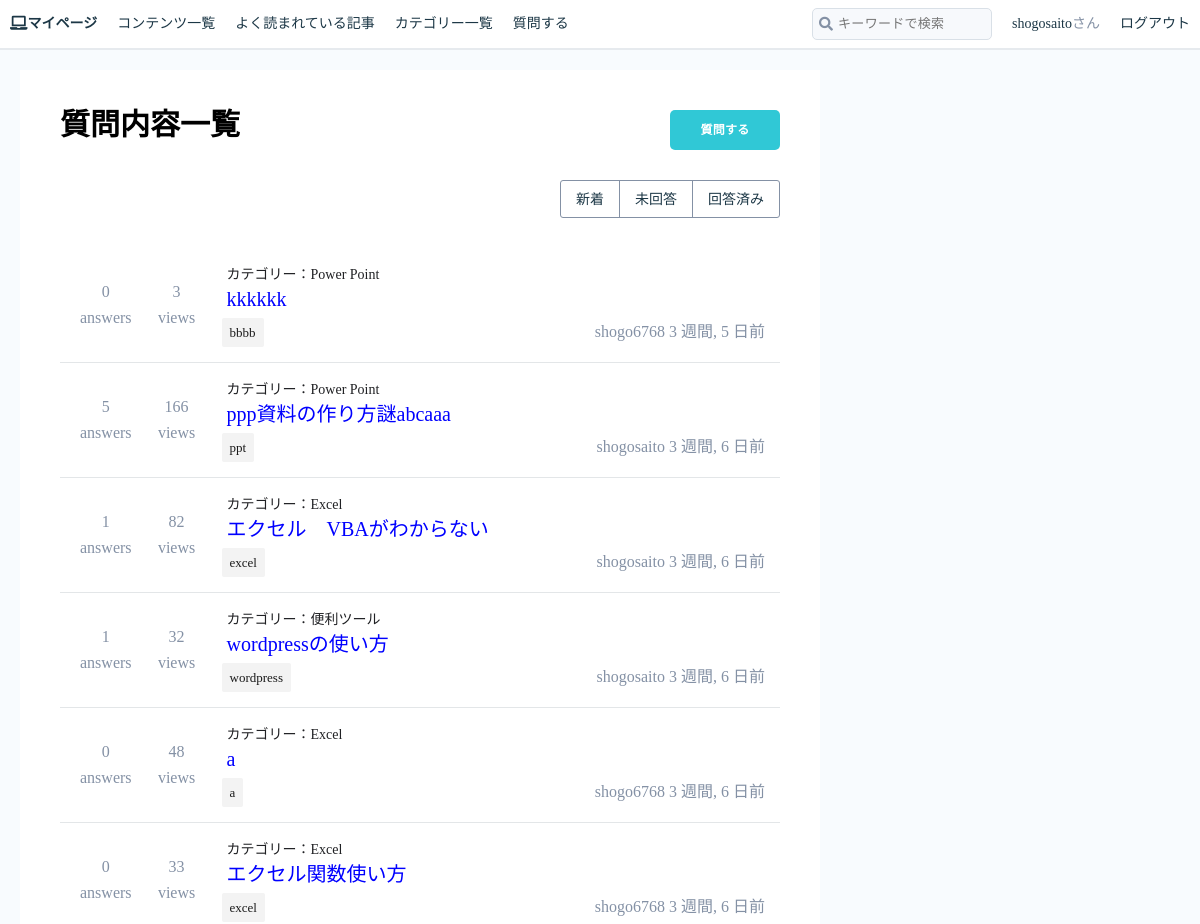
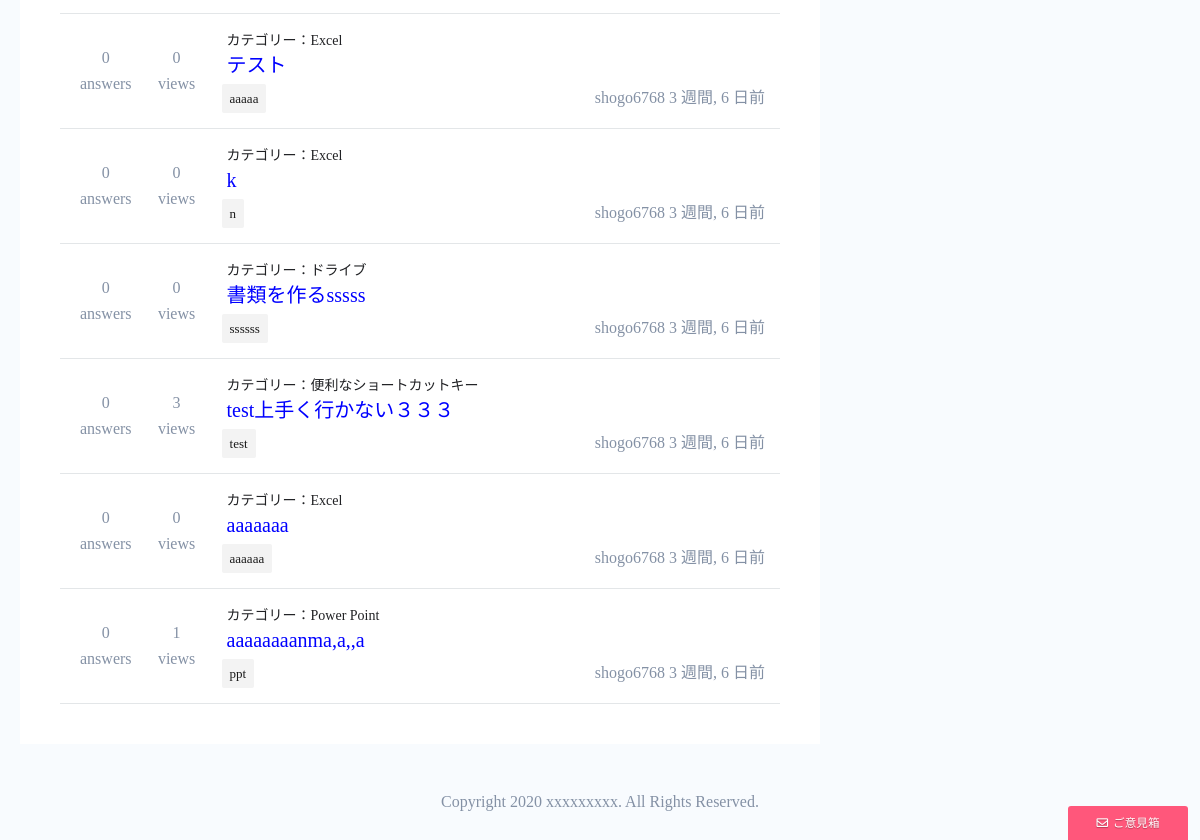
Before: /qa/question_list/1 (signed in) with the older database file (2 pictures, top to bottom).
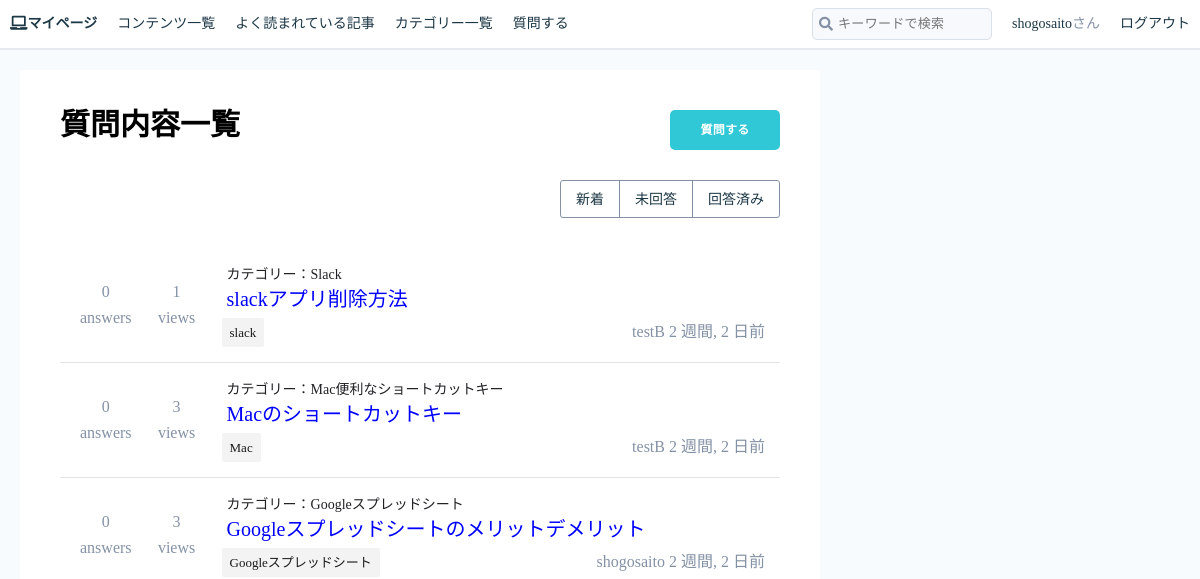
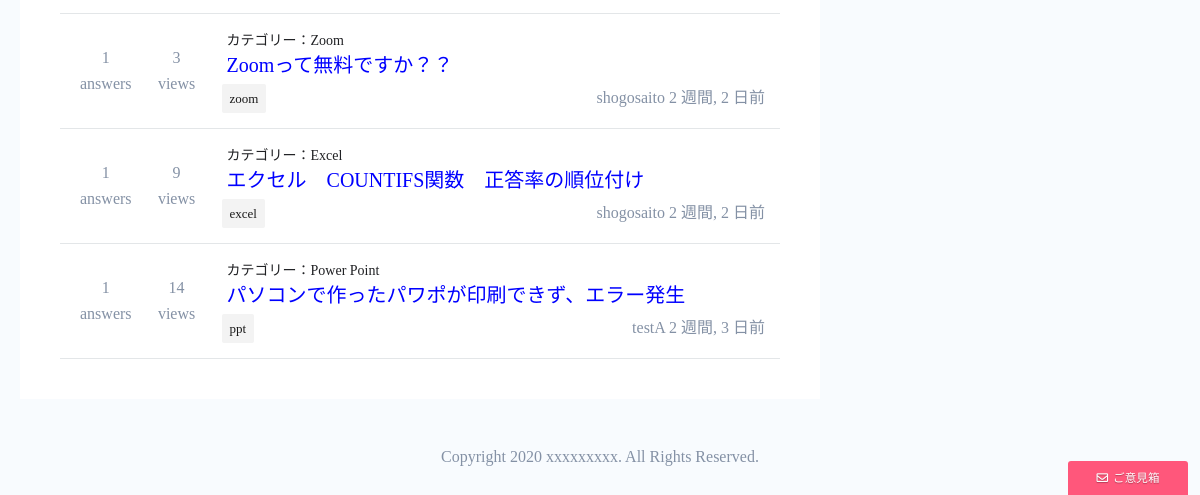
After: the same page with the newer database file (2 pictures, top to bottom).
### accounts/models.py (models this page shows)
class CustomUser(AbstractUser):
    email = models.CharField(verbose_name='メールアドレス', max_length=255)
    password = models.CharField(verbose_name='パスワード', max_length=255)
    def __str__(self):
        return self.username

### QA/models.py (models this page shows, shortened)
class QuestionModel(models.Model):
    title = models.CharField(max_length=255)
    category = models.ForeignKey(Category, on_delete=models.CASCADE)
    tags = models.CharField(max_length=255)
    content = RichTextUploadingField(config_name='non_admin')
    created_by = models.ForeignKey(CustomUser, on_delete=models.CASCADE)
    created_at = models.DateTimeField(auto_now_add=True)
    updated_at = models.DateTimeField(auto_now=True)
    views = models.PositiveIntegerField(default=0)

### blogs/models.py (models this page shows)
class Category(models.Model):
    parent = models.ForeignKey(
        'self', related_name='children', on_delete=models.CASCADE, blank=True, null=True)
    name = models.CharField(max_length=255)
    slug = models.SlugField(unique=True)
    timestamp = models.DateTimeField(auto_now_add=True)
    def __str__(self):
        return self.name

### QA/views.py (the view)
# urls.py: path('question_list/<int:pk>', QuestionList.as_view(), name='question_list'),
@method_decorator(login_required(login_url='/accounts/login/'), name='dispatch')
class QuestionList(ListView):
    template_name = 'QA/questionList.html'
    model = QuestionModel
    def get_context_data(self, *args, **kwargs):
        context = super().get_context_data(*args, **kwargs)
        question = QuestionModel.objects.all().order_by('-created_at')
        context["questions"] = question
        context["pk"] = self.kwargs['pk']
        context["allcats"] = Category.objects.filter(parent=None)
        return context

### templates/QA/questionList.html (shortened to what this page needs)
{% extends 'base.html' %}
{% load static %}
{% block customcss %}
    <link rel="stylesheet" href="{% static 'css/style.css' %}">
    <link rel="stylesheet" href="{% static 'css/reset.css' %}">
    <link rel="stylesheet" href="{% static 'css/question.css' %}">
    <link rel="stylesheet" href="{% static 'css/animate.css' %}">
{% endblock customcss %}
{% block main %}
<div id="list-global-container">
    <div class="list-main-container">
        <div class="question-box">
            <h2 class="entry-title" id="question-list-title">質問内容一覧</h2>
            <a class="btn" href="{% url 'question_form' %}">質問する</a>
        </div>
        <div class="qa-ctg-container">
            <ul class="qa-ctg-box">
                <li class="qa-ctg-item"><a class="qa-ctg-link" href='{% url 'question_list' pk=1%}'>新着</a></li>
                <li class="qa-ctg-item"><a class="qa-ctg-link" href='{% url 'question_list' pk=2%}'>未回答</a></li>
                <li class="qa-ctg-item"><a class="qa-ctg-link" href='{% url 'question_list' pk=3%}'>回答済み</a></li>
            </ul>
        </div>
        {% for item in questions %}
            {% if pk == 1 %}
            <div class="question-list">
                <div class="counts-block">
                        <div class="answer-counts-block">
                            <div class="answer-number"><span>{{item.answers.count}}</span></div>
                            <div>answers</div>
                        </div>
                        <div class="view-counts-block">
                            <div class="view-number"><span>{{item.views}}</span></div>
                            <div>views</div>
                        </div>
                </div>
                <div class="list-item">
                    <div class="link-box">
                        <a href="{% url 'question_answer' item.pk %}" class="link-item">
                            <div class="item-category">
                                カテゴリー：{{item.category}}
                            </div>
                            <h3 class="item-title"><span class="ranking-headline">{{item.title}}</span></h3>
                        </a>
                    </div>
                    <div class="tags-info">
                        <a href="#">
                            <div class="tags">
                                <span class="p-tag-name">{{item.tags}}</span>
                            </div>
                        </a>
                        <div class="user-and-date">
                            <span class="username">{{item.created_by}}</span>
                            <span class="post-date">{{item.created_at|timesince}}前</span>
                        </div>
                    </div>
                </div>
            </div>
                {% endif %}
        {% endfor %}
    </div>
</div>
{% endblock main%}

### templates/base.html (shortened to what this page needs)
{% load static %}
<!doctype html>
<html lang="ja">
  <head>
    {% block customcss %}
    {% endblock customcss %}
    <link rel="stylesheet" href="https://use.fontawesome.com/releases/v5.15.1/css/all.css">
  </head>
  <body>
  <div id="global-container">
    <div id="container">
        <header>
            <ul class="h-left">
                {% if user.id %}
                <li><a href="{% url 'mypage' user.id %}"><i class="fas fa-laptop">マイページ</i></a></li>
                {% else %}
                <li><a href="{% url 'toppage' %}"><i class="fas fa-laptop">トップページ</i></a></li>
                {% endif %}
                <li><a href="{%url 'all_contents'%}">コンテンツ一覧</a></li>
                <li><a href="{%url 'ranking'%}">よく読まれている記事</a></li>
                <li class="ctg-lists"><a href="#">カテゴリー一覧</a></li>
                <li><a href="{%url 'question_list' pk=1 %}">質問する</a></li>
            </ul>
            <ul class="h-right">
                <li>
                    <form class="search-box" action="{% url 'search' %}" method="GET">
                            <input type="search" class="input-search" style="font-size: 13px; width: 180px;" placeholder="キーワードで検索" name="key_search" value="{{ request.GET.key_search }}" >
                            <i class="search-icon fas fa-search"></i>
                    </form>
                </li>
                {% if user.id %}
                <li><a href="{% url 'mypage' user.id %}">{{ user.username }}</a>さん</li>
                <li><a href="{% url 'logout' %}">ログアウト</a></li>
                {% else %}
                <li><a href="{% url 'login' %}">ログイン</a></li>
                <li><a class="btn" href="{% url 'create' %}">無料会員登録</a></li>
                {% endif %}
            </ul>
        </header>
        {% block main %}
        {% endblock main%}
        <div id="react-contact-button">
        <a href="{% url 'contact'%}">
            <div class="c-btn c-btn--feedback" id="contact-button">
            <span class="far fa-envelope u-mr5"></span>ご意見箱
            </div>
        </a>
        </div>
        <footer>
            Copyright 2020 xxxxxxxxx. All Rights Reserved.
        </footer>
    </div>
  </div>
 </body>
</html>

### static/css/style.css (style rules this page uses)
* { box-sizing: border-box; }
body { color: #8491a5; font-family: "AvenirNext", "Lato", "Hirago KakuGothic ProN", Meiryo, sans-serif; font-size: 1rem; background-color: #f8fbfe; }
a { text-decoration: none; color: #1c3746; }
h1, h2, h3, h4, h5, h6 { color: #2b546a; font-weight: normal; }
#container { background-color: #f8fbfe; }
.btn { display: inline-block; text-align: center; padding: 0px 16px; text-decoration: none; cursor: pointer; transition: all 0.3s ease-in-out 0s; color: rgb(255, 255, 255); background-color: rgb(48, 200, 214); font-size: 0.75rem; min-width: 110px; line-height: 40px; font-family: AvenirNext, Lato, "Hirago KakuGothic ProN", Meiryo, sans-serif; border-radius: 5px; font-weight: bold; letter-spacing: 0.02em; }
.c-btn { transition: all 0.3s ease; -webkit-user-select: none; -moz-user-select: none; -ms-user-select: none; -o-user-select: none; user-select: none; display: inline-block; margin-bottom: 0; padding: 0; font-size: 0.8125rem; text-align: center; min-width: 140px; height: 45px; line-height: 45px; white-space: nowrap; cursor: pointer; color: #fff; border: 1px solid transparent; border-radius: 2px; }
.c-btn--feedback { background-color: #ff577b; border-radius: 3px 3px 0 0; font-size: 0.725rem; min-width: 120px; height: 34px; line-height: 34px; text-shadow: 0 1px 1px rgba(0, 0, 0, 0.3); z-index: 81; position: fixed; bottom: 0; right: 12px; }
.u-mr5 { margin-right: 5px; }
header li { line-height: 48px; margin: 0 10px; font-size: 14px; }
header { background-color: white; overflow: hidden; border-bottom: 2px solid #e6eaee !important; }
.h-left { float: left; display: flex; }
.h-right { float: right; display: flex; }
.search-box { position: relative; }
.input-search { transition: border 0.1s linear, background-color 0.1s linear; width: 100%; height: 32px; padding: 5px 5px 5px 25px; color: #2b546a; background-color: #f7f9fc; border: 1px solid #d9e0e7; border-radius: 5px; letter-spacing: 0.02em; width: 100px; }
.search-icon { display: inline-block; position: absolute; top: 50%; left: 7px; transform: translateY(-50%); }
footer { text-align: center; padding: 30px 0 !important; }
#list-global-container { margin: 0 auto; display: flex; padding: 20px 0; }
.list-main-container { background-color: #ffffff; width: 66.66666667%; margin: 0 20px; padding: 40px; }
.entry-title { color: black; font-size: 30px; margin-bottom: 40px; }
.item-category { color: #202124; font-size: 14px; margin-bottom: 7px; }
.item-title { color: blue; font-size: 20px; margin-bottom: 7px; padding-bottom: 1px; }
.p-tag-name { font-size: 13px; line-height: 1em; color: #1a1a1a; display: inline-block; padding: 8px 8px; border-radius: 2px; text-decoration: none; background: #f3f3f3; }

### static/css/question.css (style rules this page uses)
#question-list-title { margin: 0; font-weight: bold; }
.question-box { display: flex; justify-content: space-between; margin-bottom: 30px; }
.qa-ctg-container { display: flex; justify-content: flex-end; margin-bottom: 30px; }
.qa-ctg-box { display: inline-flex; border: 1px solid #8491a5; border-radius: 3px; }
.qa-ctg-item { padding: 10px 15px; border-right: 1px solid #8491a5; }
.qa-ctg-item:last-child { border-right: none; }
.qa-ctg-link { font-size: 14px; }
.question-list { height: auto; display: flex; padding: 15px; border-bottom: 1px solid #E3E6E8; }
.tags-info { display:flex; justify-content: space-between; line-height: 29px; width: 100%; }
.counts-block { display: flex; margin-right: 20px; align-items: center; }
.list-item { width: 100%; }
.answer-counts-block, .view-counts-block { text-align: center; min-width:50px; padding: 5px; }
.link-box { padding: 5px 5px 0 5px; }
.answer-counts-block { margin-right:15px; }
.answer-number, .view-number { margin-bottom: 10px; }

Changed rows visible on the page:
removed QuestionModel: answers.count "0", views "3", category "Power Point", title "kkkkkk", tags "bbbb", created_by "shogo6768", created_at "3 週間, 5 日"
removed QuestionModel: answers.count "5", views "166", category "Power Point", title "ppp資料の作り方謎abcaaa", tags "ppt", created_by "shogosaito", created_at "3 週間, 6 日"
removed QuestionModel: answers.count "1", views "82", category "Excel", title "エクセル VBAがわからない", tags "excel", created_by "shogosaito", created_at "3 週間, 6 日"
removed QuestionModel: answers.count "1", views "32", category "便利ツール", title "wordpressの使い方", tags "wordpress", created_by "shogosaito", created_at "3 週間, 6 日"
removed QuestionModel: answers.count "0", views "48", category "Excel", title "a", tags "a", created_by "shogo6768", created_at "3 週間, 6 日"
removed QuestionModel: answers.count "0", views "33", category "Excel", title "エクセル関数使い方", tags "excel", created_by "shogo6768", created_at "3 週間, 6 日"
removed QuestionModel: answers.count "0", views "0", category "Excel", title "テスト", tags "aaaaa", created_by "shogo6768", created_at "3 週間, 6 日"
removed QuestionModel: answers.count "0", views "0", category "Excel", title "k", tags "n", created_by "shogo6768", created_at "3 週間, 6 日"
removed QuestionModel: answers.count "0", views "0", category "ドライブ", title "書類を作るsssss", tags "ssssss", created_by "shogo6768", created_at "3 週間, 6 日"
removed QuestionModel: answers.count "0", views "3", category "便利なショートカットキー", title "test上手く行かない３３３", tags "test", created_by "shogo6768", created_at "3 週間, 6 日"
removed QuestionModel: answers.count "0", views "0", category "Excel", title "aaaaaaa", tags "aaaaaa", created_by "shogo6768", created_at "3 週間, 6 日"
removed QuestionModel: answers.count "0", views "1", category "Power Point", title "aaaaaaaanma,a,,a", tags "ppt", created_by "shogo6768", created_at "3 週間, 6 日"
added QuestionModel: answers.count "0", views "1", category "Slack", title "slackアプリ削除方法", tags "slack", created_by "testB", created_at "2 週間, 2 日"
added QuestionModel: answers.count "0", views "3", category "Mac便利なショートカットキー", title "Macのショートカットキー", tags "Mac", created_by "testB", created_at "2 週間, 2 日"
added QuestionModel: answers.count "0", views "3", category "Googleスプレッドシート", title "Googleスプレッドシートのメリットデメリット", tags "Googleスプレッドシート", created_by "shogosaito", created_at "2 週間, 2 日"
added QuestionModel: answers.count "1", views "3", category "Zoom", title "Zoomって無料ですか？？", tags "zoom", created_by "shogosaito", created_at "2 週間, 2 日"
added QuestionModel: answers.count "1", views "9", category "Excel", title "エクセル COUNTIFS関数 正答率の順位付け", tags "excel", created_by "shogosaito", created_at "2 週間, 2 日"
added QuestionModel: answers.count "1", views "14", category "Power Point", title "パソコンで作ったパワポが印刷できず、エラー発生", tags "ppt", created_by "testA", created_at "2 週間, 3 日"
